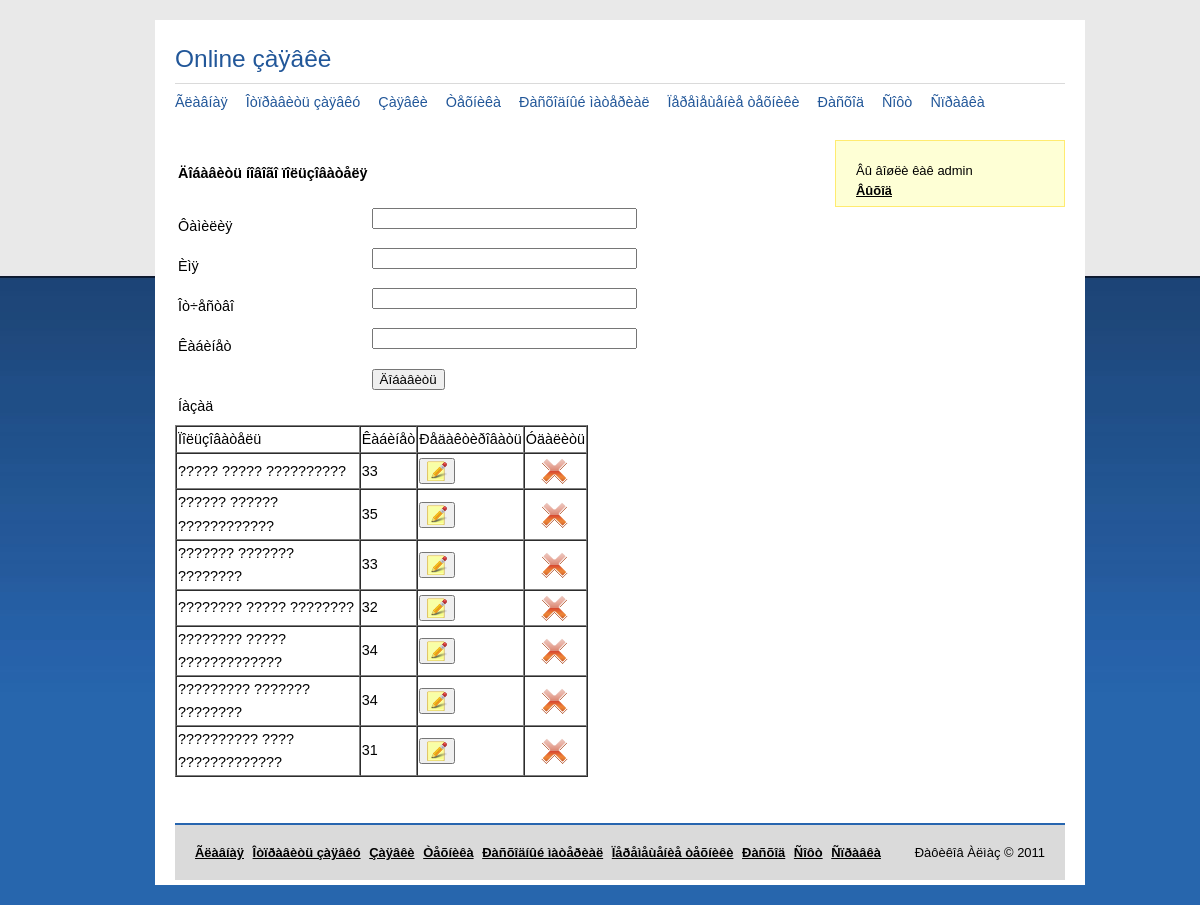
The page /insert_who.php (signed in) on the database as committed earlier.
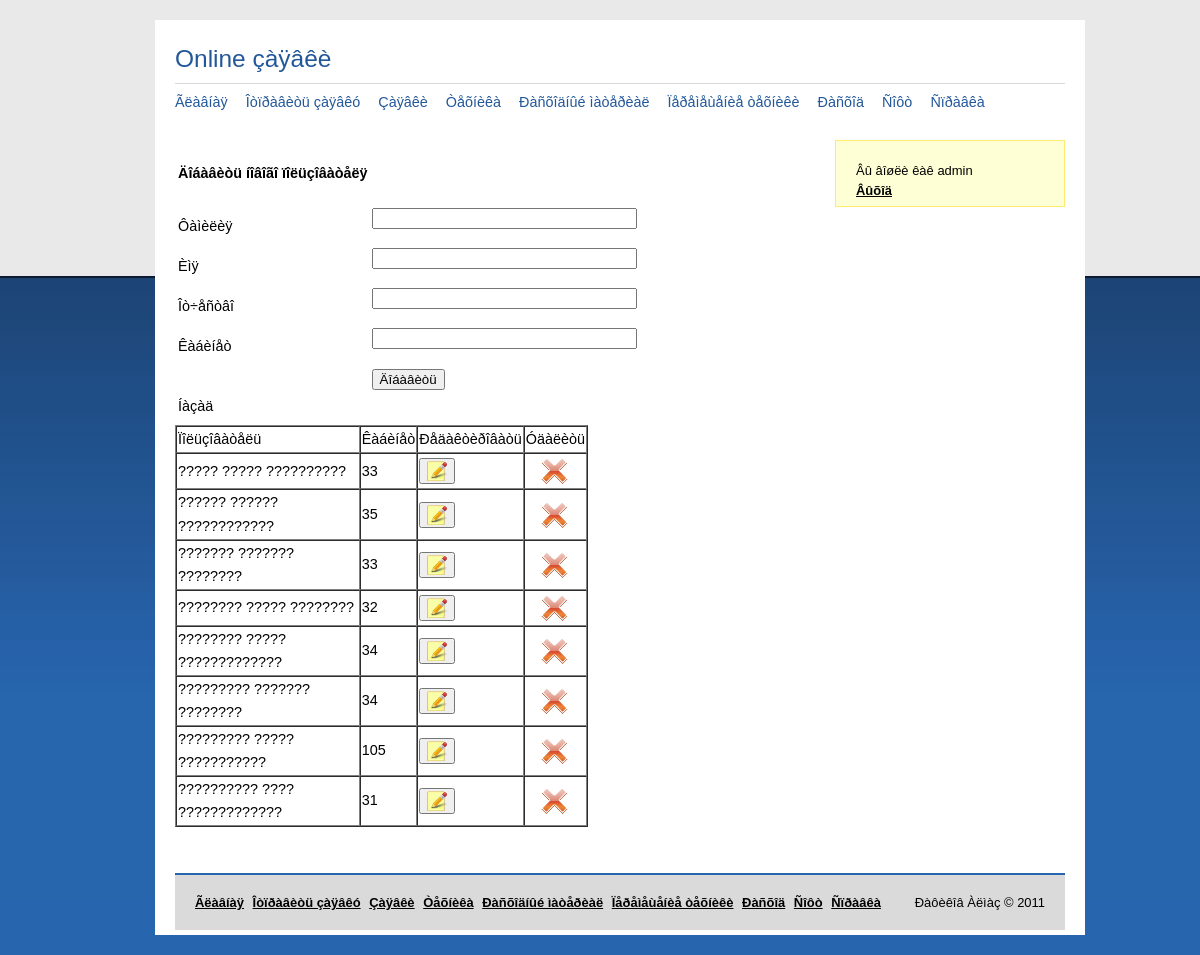
The same page on the database as committed later.
### tables this page shows
CREATE TABLE `who` (
  `id` int(4) NOT NULL auto_increment,
  `F` char(25) default NULL,
  `I` char(15) default NULL,
  `O` char(25) default NULL,
  `otdel` int(3) default NULL,
  PRIMARY KEY  (`id`)
);

### insert_who.php (the view, shortened to what this page needs)
<? session_start();
include("index.inc");
?>
<table class="formvv">
<FORM ACTION="insert_who.php" METHOD="POST">
<tr><td><h4>Äîáàâèòü íîâîãî ïîëüçîâàòåëÿ</h4></td></tr>
<tr><td>Ôàìèëèÿ</td>
<td><INPUT TYPE="text" NAME="F" SIZE="30" MAXLENGTH="25"><p></td></tr>
<tr><td>Èìÿ</td>
<td><INPUT TYPE="text" NAME="I" SIZE="30" MAXLENGTH="15"><p></td></tr>
<tr><td>Îò÷åñòâî</td>
<td><INPUT TYPE="text" NAME="O" SIZE="30" MAXLENGTH="25"><p></td></tr>
<tr><td>Êàáèíåò</td>
<td><INPUT TYPE="text" NAME="otdel" SIZE="30" MAXLENGTH="3"><p></td></tr>
<tr><td>&nbsp;</td>
<td><INPUT TYPE="submit" VALUE="Äîáàâèòü"></td></tr>
<tr><td><a href="index.php">Íàçàä</a></td></tr><tr>
<td><INPUT name="work" type="hidden" value="1"></td></tr>
</FORM>
</table>
<?
$who=mysql_query("SELECT * FROM who ORDER BY F");
?>
<table width="70%" border="1" cellspacing="0" cellpading="30" class="viv">
<tr>
<td>Ïîëüçîâàòåëü</td>
<td>Êàáèíåò</td>
<?if ($_SESSION[login]=='admin'){?>
<td>Ðåäàêòèðîâàòü</td>
<td>Óäàëèòü</td><?}?>
</tr>
<?
while($mass=mysql_fetch_array($who)){
echo "<tr>";
echo "<td>".$mass['F']." ".$mass['I']." ".$mass['O']."</td>";
echo"<td>".$mass['otdel']."</td>";
if ($_SESSION[login]=='admin'){
echo "<td><FORM METHOD=POST ACTION=update_who.php><input type=hidden name=id value=".$mass['id']." /><button type='submit'><img src='images/note.png' /></button></FORM></td>";
echo "<td align=center><a href=insert_who.php?del=$mass[id] \"
onClick=\"return confirm('Âû óâåðåíû?');\"><img src='images/close.png' /></a></td>";}
echo "</tr>";
}
 ?>
</table>
<? include("footer.inc");?>

Rows that differ between the two databases and show on the page:
added who: F "?????????", I "?????", O "???????????", otdel "105"
